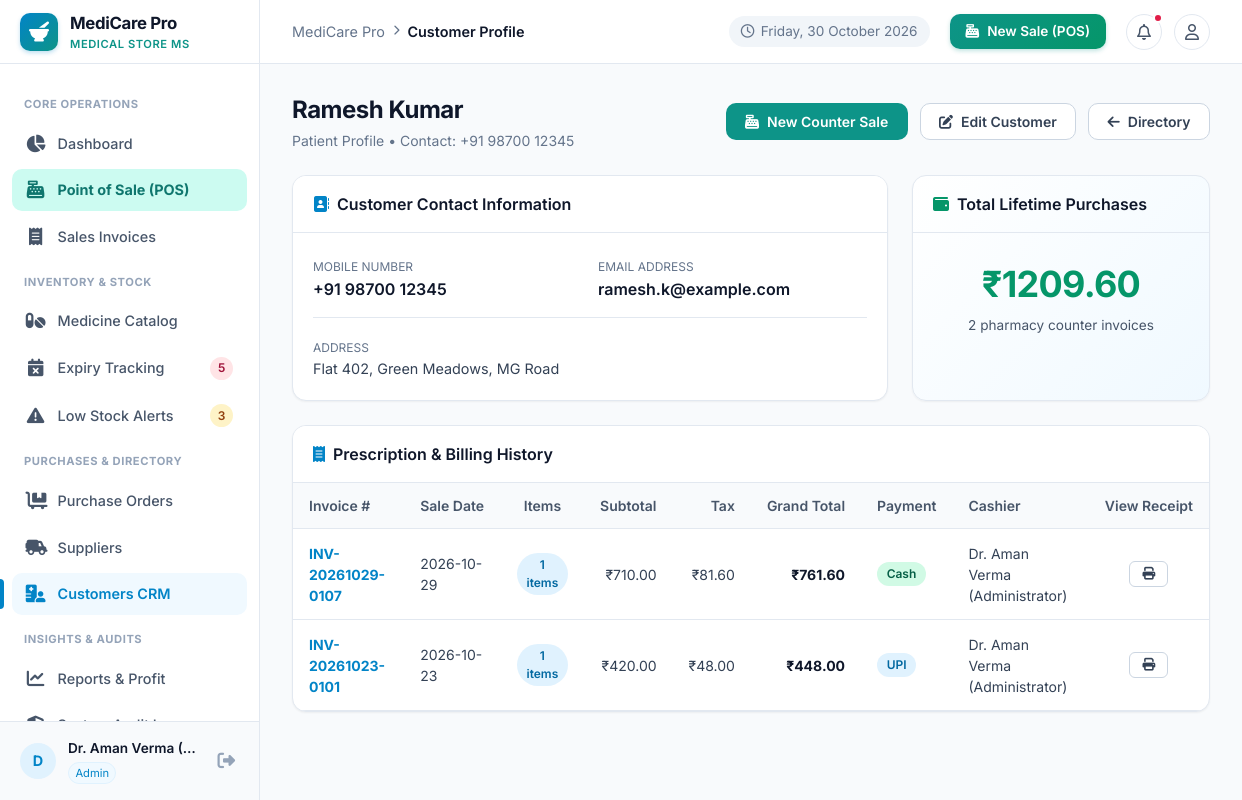
Page /customers/view/1 (signed in) on the committed database.
### tables this page shows
CREATE TABLE customers (
    id INTEGER PRIMARY KEY AUTOINCREMENT,
    name TEXT NOT NULL,
    phone TEXT,
    email TEXT,
    address TEXT,
    created_at TIMESTAMP DEFAULT CURRENT_TIMESTAMP
);

CREATE TABLE sales (
    id INTEGER PRIMARY KEY AUTOINCREMENT,
    invoice_number TEXT UNIQUE NOT NULL,
    customer_id INTEGER REFERENCES customers(id),
    customer_name TEXT,
    customer_phone TEXT,
    sale_date DATE NOT NULL,
    subtotal REAL NOT NULL DEFAULT 0.0,
    discount REAL NOT NULL DEFAULT 0.0,
    tax REAL NOT NULL DEFAULT 0.0,
    grand_total REAL NOT NULL DEFAULT 0.0,
    payment_method TEXT NOT NULL CHECK(payment_method IN ('Cash', 'UPI', 'Card')) DEFAULT 'Cash',
    amount_paid REAL NOT NULL DEFAULT 0.0,
    change_due REAL NOT NULL DEFAULT 0.0,
    notes TEXT,
    created_by INTEGER REFERENCES users(id),
    created_at TIMESTAMP DEFAULT CURRENT_TIMESTAMP
);

### routes/customers.py (the view)
@customers_bp.route('/view/<int:id>')
@login_required
def view(id):
    customer = query_db("SELECT * FROM customers WHERE id = ?", (id,), one=True)
    if not customer:
        flash("Customer record not found.", "danger")
        return redirect(url_for('customers.index'))
    sales = query_db(
        """SELECT s.*, u.full_name as cashier_name,
                  COUNT(si.id) as item_count
           FROM sales s
           LEFT JOIN users u ON s.created_by = u.id
           LEFT JOIN sale_items si ON s.id = si.sale_id
           WHERE s.customer_id = ?
           GROUP BY s.id
           ORDER BY s.sale_date DESC, s.id DESC""",
        (id,)
    )
    total_spent = sum(s['grand_total'] for s in sales)
    return render_template('customers/view.html', customer=customer, sales=sales, total_spent=total_spent)

### database.py (called while the page is built)
def get_db():
    try:
        if 'db' not in g or g.db is None:
            db_path = current_app.config.get('DATABASE_PATH', Config.DATABASE_PATH)
            g.db = sqlite3.connect(db_path)
            g.db.row_factory = sqlite3.Row
            g.db.execute("PRAGMA foreign_keys = ON;")
        return g.db
    except (RuntimeError, AttributeError):
        conn = sqlite3.connect(Config.DATABASE_PATH)
        conn.row_factory = sqlite3.Row
        conn.execute("PRAGMA foreign_keys = ON;")
        return conn

def query_db(query, args=(), one=False):
    db = get_db()
    cur = db.execute(query, args)
    rv = cur.fetchall()
    cur.close()
    return (rv[0] if rv else None) if one else rv

### routes/auth.py (called while the page is built)
def login_required(view):
    @wraps(view)
    def wrapped_view(**kwargs):
        if 'user_id' not in session:
            flash("Please sign in to access this page.", "warning")
            return redirect(url_for('auth.login', next=request.path))
        return view(**kwargs)
    return wrapped_view

### templates/customers/view.html (shortened to what this page needs)
{% extends 'base.html' %}
{% block breadcrumb %}Customer Profile{% endblock %}
{% block content %}
<div class="page-header">
  <div class="page-title-box">
    <h1>{{ customer.name }}</h1>
    <p class="page-subtitle">Patient Profile &bull; Contact: {{ customer.phone or 'Not provided' }}</p>
  </div>
  <div class="page-actions">
    <a href="{{ url_for('billing.pos') }}" class="btn btn-teal">
      <i class="fa-solid fa-cash-register"></i> New Counter Sale
    </a>
    <a href="{{ url_for('customers.edit', id=customer.id) }}" class="btn btn-secondary">
      <i class="fa-solid fa-pen-to-square"></i> Edit Customer
    </a>
    <a href="{{ url_for('customers.index') }}" class="btn btn-secondary">
      <i class="fa-solid fa-arrow-left"></i> Directory
    </a>
  </div>
</div>
<div style="display: grid; grid-template-columns: 2fr 1fr; gap: 1.5rem; margin-bottom: 1.5rem;">
  <div class="card" style="margin-bottom: 0;">
    <div class="card-header">
      <div class="card-title">
        <i class="fa-solid fa-address-book" style="color: var(--primary);"></i>
        <span>Customer Contact Information</span>
      </div>
    </div>
    <div class="card-body">
      <div style="display: grid; grid-template-columns: 1fr 1fr; gap: 1rem;">
        <div>
          <span style="font-size: 0.75rem; color: var(--slate-500); text-transform: uppercase;">Mobile Number</span>
          <div style="font-weight: 600; color: var(--slate-900); font-size: 1rem;">{{ customer.phone or 'N/A' }}</div>
        </div>
        <div>
          <span style="font-size: 0.75rem; color: var(--slate-500); text-transform: uppercase;">Email Address</span>
          <div style="font-weight: 600; color: var(--slate-900);">{{ customer.email or 'N/A' }}</div>
        </div>
      </div>
      {% if customer.address %}
      <div style="margin-top: 1rem; padding-top: 1rem; border-top: 1px solid var(--border-color);">
        <span style="font-size: 0.75rem; color: var(--slate-500); text-transform: uppercase;">Address</span>
        <div style="font-size: 0.9rem; color: var(--slate-700);">{{ customer.address }}</div>
      </div>
      {% endif %}
    </div>
  </div>
  <div class="card" style="margin-bottom: 0; background: linear-gradient(135deg, #ffffff 0%, var(--primary-subtle) 100%);">
    <div class="card-header" style="background: transparent;">
      <div class="card-title">
        <i class="fa-solid fa-wallet" style="color: var(--emerald);"></i>
        <span>Total Lifetime Purchases</span>
      </div>
    </div>
    <div class="card-body" style="text-align: center; padding: 1.5rem;">
      <div style="font-size: 2.25rem; font-weight: 700; color: var(--emerald); letter-spacing: -0.02em;">
        ₹{{ "%.2f"|format(total_spent) }}
      </div>
      <div style="font-size: 0.85rem; color: var(--slate-600); margin-top: 0.25rem;">
        {{ sales|length }} pharmacy counter invoices
      </div>
    </div>
  </div>
</div>
<div class="card">
  <div class="card-header">
    <div class="card-title">
      <i class="fa-solid fa-receipt" style="color: var(--primary);"></i>
      <span>Prescription &amp; Billing History</span>
    </div>
  </div>
  <div class="table-responsive">
    <table class="data-table">
      <thead>
        <tr>
          <th>Invoice #</th>
          <th>Sale Date</th>
          <th style="text-align: center;">Items</th>
          <th style="text-align: right;">Subtotal</th>
          <th style="text-align: right;">Tax</th>
          <th style="text-align: right;">Grand Total</th>
          <th>Payment</th>
          <th>Cashier</th>
          <th style="text-align: center;">View Receipt</th>
        </tr>
      </thead>
      <tbody>
        {% if sales %}
          {% for s in sales %}
          <tr>
            <td>
              <a href="{{ url_for('billing.invoice', id=s.id) }}" style="font-weight: 700; color: var(--primary);">
                {{ s.invoice_number }}
              </a>
            </td>
            <td>{{ s.sale_date }}</td>
            <td style="text-align: center;">
              <span class="badge badge-info">{{ s.item_count }} items</span>
            </td>
            <td style="text-align: right;">₹{{ "%.2f"|format(s.subtotal) }}</td>
            <td style="text-align: right;">₹{{ "%.2f"|format(s.tax) }}</td>
            <td style="text-align: right; font-weight: 700; color: var(--slate-900);">
              ₹{{ "%.2f"|format(s.grand_total) }}
            </td>
            <td>
              <span class="badge {% if s.payment_method == 'UPI' %}badge-info{% elif s.payment_method == 'Cash' %}badge-success{% else %}badge-neutral{% endif %}">
                {{ s.payment_method }}
              </span>
            </td>
            <td>{{ s.cashier_name or 'Staff' }}</td>
            <td style="text-align: center;">
              <a href="{{ url_for('billing.invoice', id=s.id) }}" class="btn btn-sm btn-secondary" title="View &amp; Print">
                <i class="fa-solid fa-print"></i>
              </a>
            </td>
          </tr>
          {% endfor %}
        {% else %}
          <tr>
            <td colspan="9" style="text-align: center; color: var(--slate-500); padding: 1.5rem;">
              No purchases recorded for this customer yet.
            </td>
          </tr>
        {% endif %}
      </tbody>
    </table>
  </div>
</div>
{% endblock %}

### static/css/style.css (style rules this page uses)
:root { --primary: #0284c7; --primary-hover: #0369a1; --primary-light: #e0f2fe; --primary-subtle: #f0f9ff; --teal: #0d9488; --teal-hover: #0f766e; --teal-light: #ccfbf1; --emerald: #059669; --emerald-light: #d1fae5; --emerald-dark: #065f46; --rose: #e11d48; --rose-light: #ffe4e6; --rose-dark: #9f1239; --amber: #d97706; --amber-light: #fef3c7; --amber-dark: #92400e; --slate-50: #f8fafc; --slate-100: #f1f5f9; --slate-200: #e2e8f0; --slate-300: #cbd5e1; --slate-400: #94a3b8; --slate-500: #64748b; --slate-600: #475569; --slate-700: #334155; --slate-800: #1e293b; --slate-900: #0f172a; --bg-main: #f8fafc; --card-bg: #ffffff; --border-color: #e2e8f0; --text-main: #1e293b; --text-muted: #64748b; --radius-sm: 6px; --radius-md: 10px; --radius-lg: 14px; --radius-full: 9999px; --shadow-sm: 0 1px 2px 0 rgb(0 0 0 / 0.05); --shadow-md: 0 4px 6px -1px rgb(0 0 0 / 0.07), 0 2px 4px -2px rgb(0 0 0 / 0.05); --shadow-lg: 0 10px 15px -3px rgb(0 0 0 / 0.08), 0 4px 6px -4px rgb(0 0 0 / 0.04); --sidebar-width: 260px; --topbar-height: 64px; --font-family: 'Inter', system-ui, -apple-system, BlinkMacSystemFont, 'Segoe UI', Roboto, sans-serif; }
*, *::before, *::after { box-sizing: border-box; margin: 0; padding: 0; }
body { font-family: var(--font-family); background-color: var(--bg-main); color: var(--text-main); line-height: 1.5; -webkit-font-smoothing: antialiased; }
a { color: var(--primary); text-decoration: none; transition: color 0.15s ease; }
.page-header { display: flex; align-items: center; justify-content: space-between; margin-bottom: 1.5rem; flex-wrap: wrap; gap: 1rem; }
.page-title-box h1 { font-size: 1.5rem; font-weight: 700; color: var(--slate-900); letter-spacing: -0.02em; }
.page-subtitle { font-size: 0.875rem; color: var(--slate-500); margin-top: 0.15rem; }
.page-actions { display: flex; align-items: center; gap: 0.75rem; flex-wrap: wrap; }
.btn { display: inline-flex; align-items: center; justify-content: center; gap: 0.5rem; padding: 0.55rem 1.15rem; font-size: 0.875rem; font-weight: 600; border-radius: var(--radius-md); cursor: pointer; border: 1px solid transparent; transition: all 0.15s ease; line-height: 1.25; }
.btn-secondary { background-color: #ffffff; border-color: var(--slate-300); color: var(--slate-700); }
.btn-teal { background-color: var(--teal); color: white; }
.btn-sm { padding: 0.35rem 0.75rem; font-size: 0.8rem; border-radius: var(--radius-sm); }
.card { background: var(--card-bg); border: 1px solid var(--border-color); border-radius: var(--radius-lg); box-shadow: var(--shadow-sm); overflow: hidden; margin-bottom: 1.5rem; }
.card-header { padding: 1rem 1.25rem; border-bottom: 1px solid var(--border-color); display: flex; align-items: center; justify-content: space-between; background: #ffffff; }
.card-title { font-size: 1rem; font-weight: 600; color: var(--slate-900); display: flex; align-items: center; gap: 0.5rem; }
.card-body { padding: 1.25rem; }
.table-responsive { width: 100%; overflow-x: auto; }
.data-table { width: 100%; border-collapse: collapse; font-size: 0.875rem; text-align: left; }
.data-table th { background: var(--slate-50); padding: 0.75rem 1rem; font-weight: 600; color: var(--slate-600); border-bottom: 1px solid var(--border-color); white-space: nowrap; }
.data-table td { padding: 0.85rem 1rem; border-bottom: 1px solid var(--border-color); color: var(--slate-700); vertical-align: middle; }
.badge { display: inline-flex; align-items: center; gap: 0.35rem; padding: 0.2rem 0.6rem; font-size: 0.75rem; font-weight: 600; border-radius: var(--radius-full); }
.badge-success { background-color: var(--emerald-light); color: var(--emerald-dark); }
.badge-info { background-color: var(--primary-light); color: var(--primary-hover); }

### rows in the picture
customers: name "Ramesh Kumar", phone "+91 98700 12345", email "ramesh.k@example.com", address "Flat 402, Green Meadows, MG Road"
sales: invoice_number "INV-20261029-0107", sale_date "2026-10-29", item_count "1", subtotal "710.00", tax "81.60", grand_total "761.60", payment_method "Cash", cashier_name "Dr. Aman Verma (Administrator)"
sales: invoice_number "INV-20261023-0101", sale_date "2026-10-23", item_count "1", subtotal "420.00", tax "48.00", grand_total "448.00", payment_method "UPI", cashier_name "Dr. Aman Verma (Administrator)"

### other values in the picture
{{ nav_urgent_expiry_count }} "5"
{{ nav_low_stock_count }} "3"
{{ user.name[:1] if user.name else 'U' }} "D"
{{ user.name }} "Dr. Aman Verma (…"
{{ user.role }} "Admin"
{{ "%.2f"|format(total_spent) }} "1209.60"
{{ sales|length }} "2"
